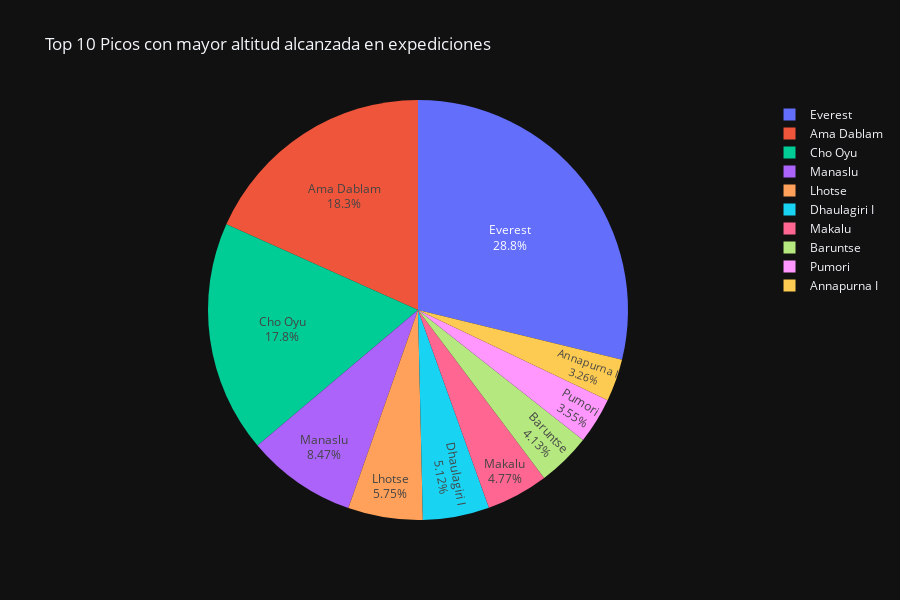

Notebook code for this chart:
### Markdown cell above
### Top 10 Picos con mayor altitud alcanzada en expediciones

### Code cell
top10_picos = expeditions['peak_name'].value_counts()[:10].index.tolist()
fig = px.pie(expeditions[expeditions['peak_name'].isin(top10_picos)], 'peak_name', height=600 , title='Top 10 Picos con mayor altitud alcanzada en expediciones', template="plotly_dark")

fig.update_traces(textposition='inside', textinfo='percent+label')

fig.show()

### Figure 1 — Plotly figure (JSON) as saved in the notebook; plotly's stock layout.template omitted (floating-point values rounded to 4 significant figures; data arrays with more than 128 entries replaced by an {"elided": "..."} marker saying what was removed)
{"data": [{"domain": {"x": [0, 1], "y": [0, 1]}, "hovertemplate": "peak_name=%{label}<extra></extra>", "labels": {"elided": "7463 str values"}, "legendgroup": "", "name": "", "showlegend": true, "textinfo": "percent+label", "textposition": "inside", "type": "pie"}], "layout": {"height": 600, "legend": {"tracegroupgap": 0}, "title": {"text": "Top 10 Picos con mayor altitud alcanzada en expediciones"}}}
